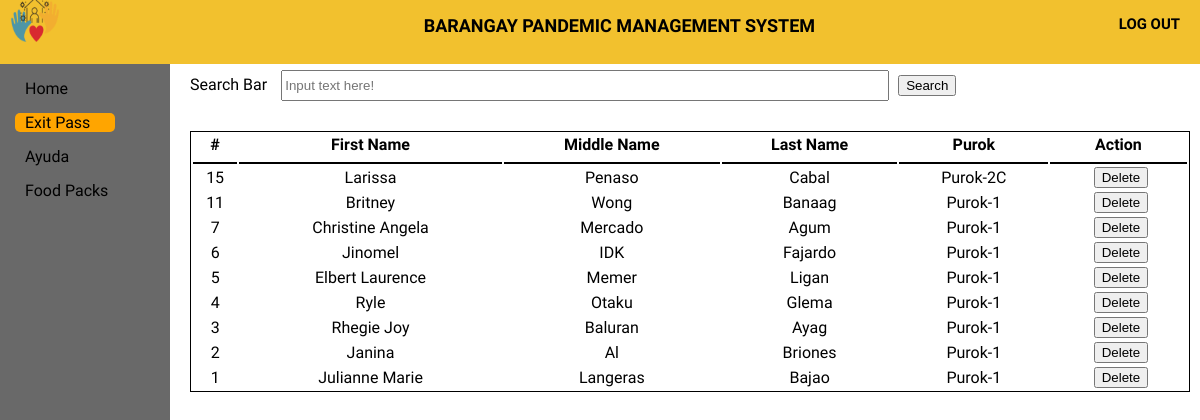
Before: /Official/ExitPass/eresult.php with the older database file.
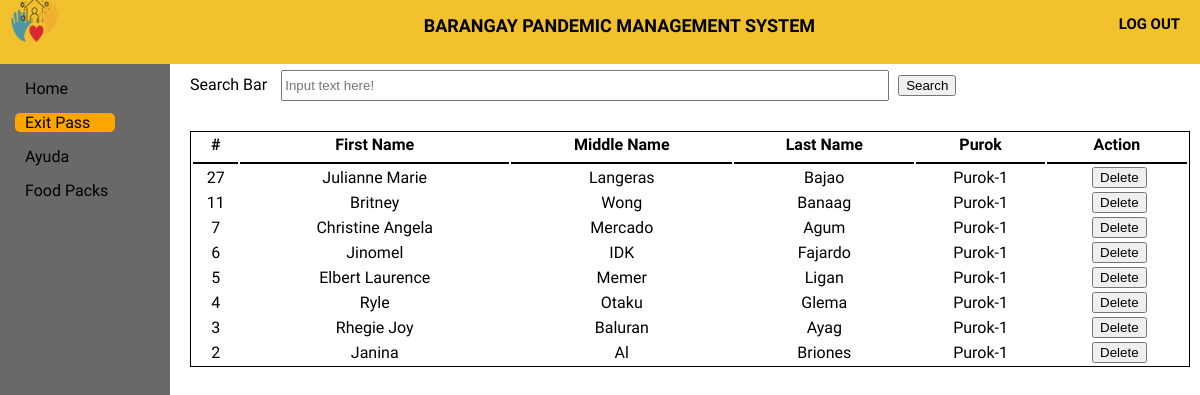
After: the same page with the newer database file.
### tables this page shows
CREATE TABLE `exitpass` (
  `epassID` int(11) NOT NULL,
  `userID` int(11) NOT NULL,
  `Fname2` varchar(50) NOT NULL,
  `Mname2` varchar(50) NOT NULL,
  `Lname2` varchar(50) NOT NULL,
  `purok2` varchar(50) NOT NULL,
  `barangay` varchar(50) NOT NULL,
  `date_requested` varchar(50) NOT NULL,
  `quantity` int(11) NOT NULL,
  `submit` int(11) NOT NULL
);

### Official/ExitPass/eresult.php (the view, shortened to what this page needs)
<!DOCTYPE html>
<html>
<head>
    <link rel="stylesheet" type="text/css" href="exitpass.css">
</head>
<body>
    <header>
        <div class="log_out">
            <a href="log_out" class="logout_btn"><h5>LOG OUT</h5></a>
        </div>
        <div class="title">
            <h5>BARANGAY PANDEMIC MANAGEMENT SYSTEM</h5>
        </div>
        <div class="logobox">
            <img src="logo1.png" class="logo">
        </div>
    </header>
    <div class="sidebar">
        <a href="../home page/home.html"><span>Home</span></a>
        <a href="../ExitPass/exitpass.php" id="main"><span>Exit Pass</span></a>
        <a href="../Ayuda/Ayuda.php"><span>Ayuda</span></a>
        <a href="../Food pack/Food pack.php"><span>Food Packs</span></a>
    </div>
    <div class="content">
        <form action="eresult.php" method="get">
        <div class="Cheader">
            <label>Search Bar</label>
            <input type="text" name="search" id="searchbar" placeholder="Input text here!">
            <button type="submit" >Search</button>
        </div>
        </form>
    <table class="table1">
        <thead>
        <tr>
            <th>#</th>
            <th>First Name</th>
            <th>Middle Name</th>
            <th>Last Name</th>
            <th>Purok</th>
            <th>Action</th>
        </tr>
        </thead>
<tbody>
                    <?php
                        require_once '../Connection/db_conn.php';
                        $search = $_GET['search'];
                        $query = $conn->query("SELECT * FROM exitpass WHERE Fname2 LIKE '%$search%' OR Mname2 LIKE '%$search%' OR Lname2 LIKE '%$search%' ORDER BY epassID DESC") or die(mysqli_error());
                        while($fetch = $query->fetch_array()){
                    ?>
                        <tr>
                            <td><?php echo $fetch['epassID']?></td>
                            <td><?php echo $fetch['Fname2']?></td>
                            <td><?php echo $fetch['Mname2']?></td>
                            <td><?php echo $fetch['Lname2']?></td>
                            <td><?php echo $fetch['purok2']?></td>
                            <td><center></a><a onclick = "confirmationDelete(this); return false;" href = "delete-exitpass.php?epassID=<?php echo $fetch['epassID']?>"><i></i><button> Delete</button></a></center></td>
                        </tr>
                <?php
                    }
                ?>
</body>
</html>

### ExitPass/exitpass.css (style rules this page uses)
body { margin: 0; padding: 0; font-family: alata; min-height: 100vh; width: 100%; background-color: white; }
header { position: fixed; padding: 0; margin: 0; width: 100%; height: 8%; background: #F2C12E; }
.title { height: 1px; }
.title h5 { margin: 15px; text-align: center; font-size: 18px; margin-left: 10%; }
.log_out { margin-top: -10px; padding: 0; margin-right: 20px; float: right; }
.logout_btn { text-decoration: none; color: black; font-size: 18px; }
.logobox { margin-left: 10px; margin-top: -20px; }
.logo { height: 50px; width: 50px; }
.sidebar { top: 8%; padding: 10px; margin: 0; position: fixed; height: 100%; width: 150px; background-color: dimgray; }
.sidebar a { display: block; margin: 5px; margin-bottom: 15px; padding-left: 10px; text-decoration: none; color: black; box-sizing: border-box; }
.sidebar #main { width: 100px; background-color: orange; border-radius: 5px; }
.content { width: 85%; height: 95%px; position: absolute; margin-top: 5%; margin-left: 15%; }
.Cheader { margin: 10px; margin-bottom: 10px; }
.content button { margin-left: 5px; }
#searchbar { width: 60%; height: 25px; margin-left: 10px; margin-bottom: 20px; }
.table1 { margin: 10px; width: 98%; border: 1px solid black; }
.table1 th, td { text-align: center; }
.table1 th { border-bottom: 2px solid black; border-width: 10%; padding-bottom: 8px; }

Changed rows visible on the page:
removed exitpass: epassID "15", Fname2 "Larissa", Mname2 "Penaso", Lname2 "Cabal", purok2 "Purok-2C"
removed exitpass: epassID "1", Fname2 "Julianne Marie", Mname2 "Langeras", Lname2 "Bajao", purok2 "Purok-1"
added exitpass: epassID "27", Fname2 "Julianne Marie", Mname2 "Langeras", Lname2 "Bajao", purok2 "Purok-1"
